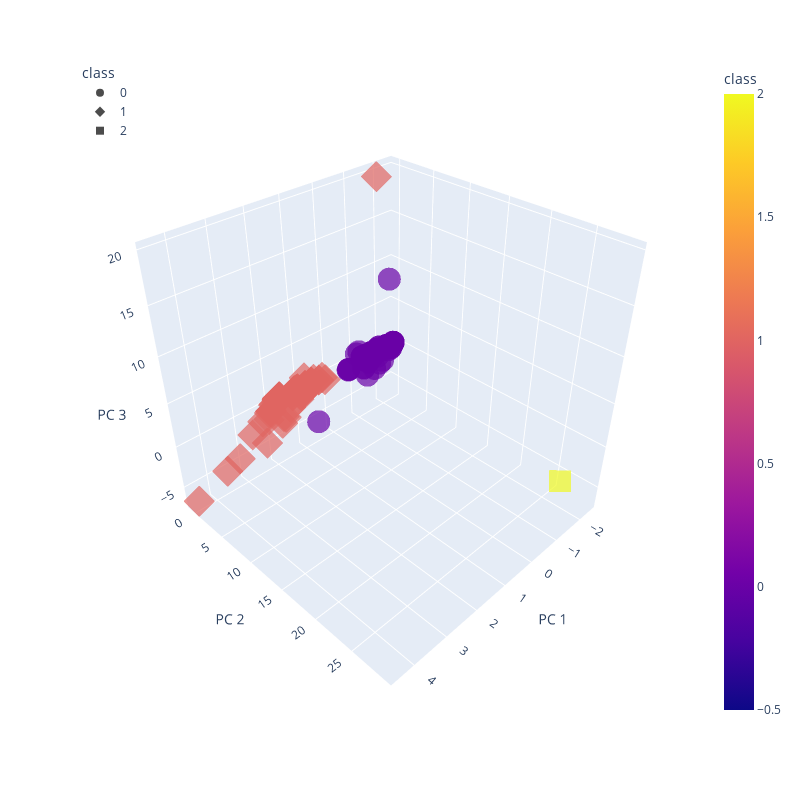

Here is the notebook cell this chart was saved with:
### Markdown cell above
### Visualizing Results

#### 3D-Scatter with Clusters

### Code cell
# Create a 3D-Scatter with the PCA data and the clusters
3D_fig = px.scatter_3d(
    clustered_df,
    x="PC 1",
    y="PC 2",
    z="PC 3",
    color="class",
    symbol="class",
    opacity=0.7,
    height=800,
    width=800,
    hover_name="CoinName",
    hover_data=["Algorithm"]
)
3D_fig.update_layout(legend=dict(x=0, y=1))
3D_fig.show()

### Figure 1 — Plotly figure (JSON) as saved in the notebook; plotly's stock layout.template omitted (floating-point values rounded to 4 significant figures; data arrays with more than 128 entries replaced by an {"elided": "..."} marker saying what was removed)
{"data": [{"customdata": {"elided": "183x1 str values"}, "hovertemplate": "<b>%{hovertext}</b><br><br>class=%{marker.color}<br>PC 1=%{x}<br>PC 2=%{y}<br>PC 3=%{z}<br>Algorithm=%{customdata[0]}<extra></extra>", "hovertext": {"elided": "183 str values"}, "legendgroup": "0", "marker": {"color": {"elided": "183 int values"}, "coloraxis": "coloraxis", "opacity": 0.7, "symbol": "circle"}, "mode": "markers", "name": "0", "scene": "scene", "showlegend": true, "type": "scatter3d", "x": {"elided": "183 float values"}, "y": {"elided": "183 float values"}, "z": {"elided": "183 float values"}}, {"customdata": {"elided": "239x1 str values"}, "hovertemplate": "<b>%{hovertext}</b><br><br>class=%{marker.color}<br>PC 1=%{x}<br>PC 2=%{y}<br>PC 3=%{z}<br>Algorithm=%{customdata[0]}<extra></extra>", "hovertext": {"elided": "239 str values"}, "legendgroup": "1", "marker": {"color": {"elided": "239 int values"}, "coloraxis": "coloraxis", "opacity": 0.7, "symbol": "diamond"}, "mode": "markers", "name": "1", "scene": "scene", "showlegend": true, "type": "scatter3d", "x": {"elided": "239 float values"}, "y": {"elided": "239 float values"}, "z": {"elided": "239 float values"}}, {"customdata": [["SHA-256 + Hive"]], "hovertemplate": "<b>%{hovertext}</b><br><br>class=%{marker.color}<br>PC 1=%{x}<br>PC 2=%{y}<br>PC 3=%{z}<br>Algorithm=%{customdata[0]}<extra></extra>", "hovertext": ["LitecoinCash"], "legendgroup": "2", "marker": {"color": [2], "coloraxis": "coloraxis", "opacity": 0.7, "symbol": "square"}, "mode": "markers", "name": "2", "scene": "scene", "showlegend": true, "type": "scatter3d", "x": [-1.091], "y": [29.06], "z": [-0.9541]}], "layout": {"coloraxis": {"colorbar": {"title": {"text": "class"}}, "colorscale": [[0, "#0d0887"], [0.1111, "#46039f"], [0.2222, "#7201a8"], [0.3333, "#9c179e"], [0.4444, "#bd3786"], [0.5556, "#d8576b"], [0.6667, "#ed7953"], [0.7778, "#fb9f3a"], [0.8889, "#fdca26"], [1, "#f0f921"]]}, "height": 800, "legend": {"title": {"text": "class"}, "tracegroupgap": 0, "x": 0, "y": 1}, "margin": {"t": 60}, "scene": {"aspectmode": "auto", "aspectratio": {"x": 1, "y": 1, "z": 1}, "camera": {"center": {"x": 0, "y": 0, "z": 0}, "eye": {"x": 1.437, "y": 1.437, "z": 1.437}, "projection": {"type": "perspective"}, "up": {"x": 0, "y": 0, "z": 1}}, "domain": {"x": [0, 1], "y": [0, 1]}, "xaxis": {"title": {"text": "PC 1"}, "type": "linear"}, "yaxis": {"title": {"text": "PC 2"}, "type": "linear"}, "zaxis": {"title": {"text": "PC 3"}, "type": "linear"}}, "width": 800}}
